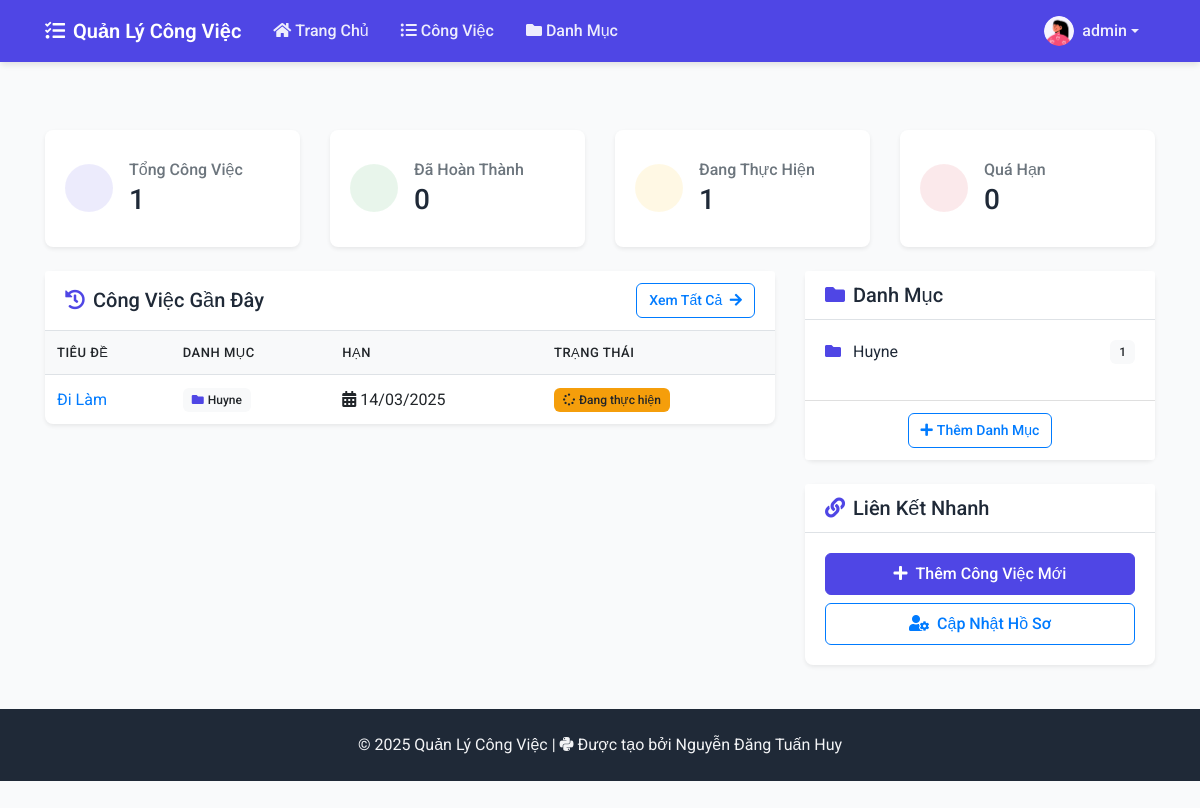
Before: / (signed in) with the older database file.
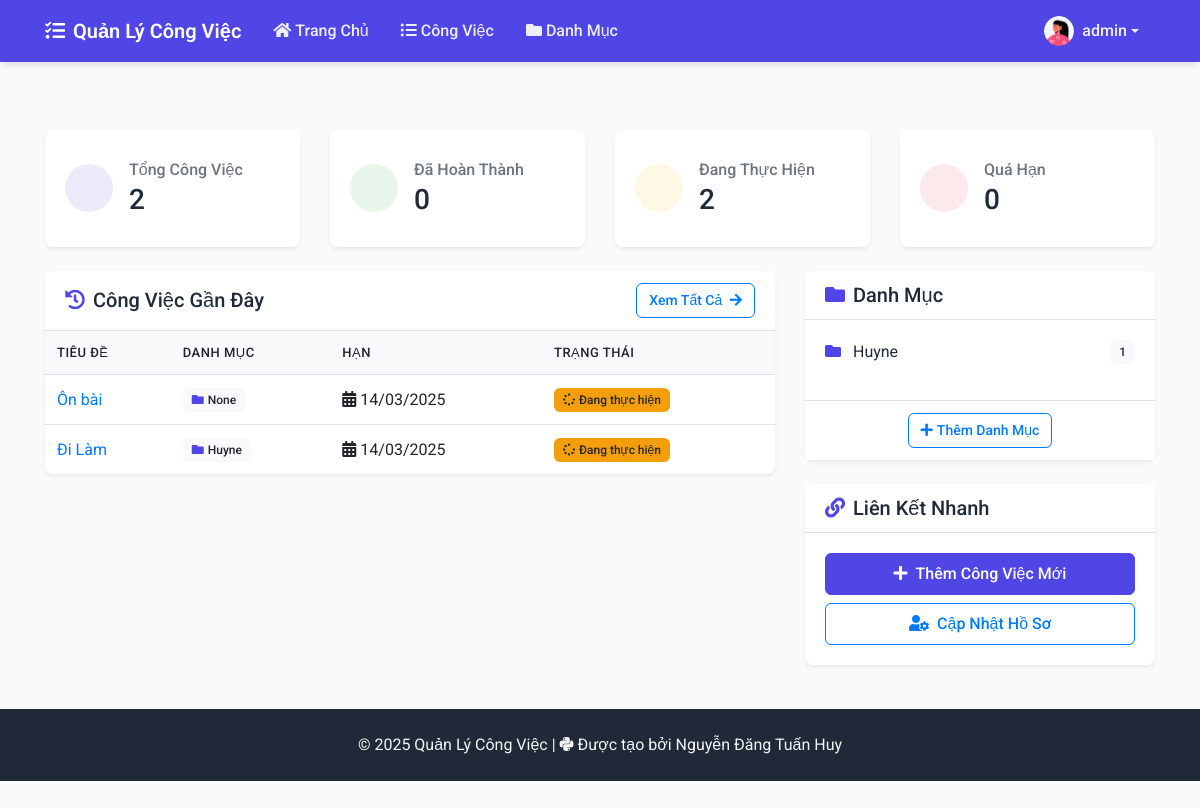
After: the same page with the newer database file.
### tasks/models.py (models this page shows, shortened)
class Task(models.Model):
    STATUS_CHOICES = [
        ('pending', 'Pending'),
        ('in_progress', 'In Progress'),
        ('completed', 'Completed'),
        ('cancelled', 'Cancelled'),
    ]
    title = models.CharField(max_length=200)
    description = models.TextField(blank=True, null=True)
    status = models.CharField(max_length=20, choices=STATUS_CHOICES, default='pending')
    user = models.ForeignKey(User, on_delete=models.CASCADE, related_name='tasks')
    category = models.ForeignKey(Category, on_delete=models.SET_NULL, null=True, blank=True)
    created = models.DateTimeField(auto_now_add=True)
    deadline = models.DateTimeField(null=True, blank=True)
    finished = models.DateTimeField(null=True, blank=True)
    def is_overdue(self):
        if self.deadline and self.status in ['pending', 'in_progress']:
            return timezone.now() > self.deadline
        return False

class Category(models.Model):
    name = models.CharField(max_length=100)
    description = models.TextField(blank=True, null=True)
    user = models.ForeignKey(User, on_delete=models.CASCADE)
    def __str__(self):
        return self.name
    class Meta:
        verbose_name_plural = "Categories"

### tasks/views.py (the view)
# urls.py: path('', views.dashboard, name='dashboard'),
@login_required
def dashboard(request):
    tasks = Task.objects.filter(user=request.user)
    context = {
        'total_tasks': tasks.count(),
        'completed_tasks': tasks.filter(status='completed').count(),
        'pending_tasks': tasks.filter(status__in=['pending', 'in_progress']).count(),
        'overdue_tasks': len([task for task in tasks if task.is_overdue()]),
        'recent_tasks': tasks.order_by('-created')[:5],  # 5 công việc gần đây nhất
        'categories': Category.objects.filter(user=request.user).annotate(
            task_count=models.Count('task')
        ),
        'overdue_tasks_count': request.user.profile.overdue_tasks_count()
    }
    return render(request, 'tasks/dashboard.html', context)

### tasks/context_processors.py (called while the page is built)
def overdue_tasks_count(request):
    if request.user.is_authenticated:
        count = Task.objects.filter(
            user=request.user,
            deadline__lt=timezone.now(),
            status__in=['pending', 'in_progress']
        ).count()
        return {'overdue_tasks_count': count}
    return {'overdue_tasks_count': 0}

### tasks/models.py (called while the page is built)
    def overdue_tasks_count(self):
        return Task.objects.filter(
            user=self.user,
            status__in=['pending', 'in_progress'],
            deadline__lt=timezone.now()
        ).count()

### tasks/templates/tasks/dashboard.html (shortened to what the changed rows need)
{% extends 'tasks/base.html' %}
{% block content %}
<div class="container">
    <div class="row mb-4">
        <div class="col-md-3">
            <div class="card bg-white h-100">
                <div class="card-body d-flex align-items-center">
                    <div>
                        <h6 class="card-title text-muted mb-1">Tổng Công Việc</h6>
                        <h3 class="mb-0">{{ total_tasks }}</h3>
                    </div>
                </div>
            </div>
        </div>
        <div class="col-md-3">
            <div class="card bg-white h-100">
                <div class="card-body d-flex align-items-center">
                    <div>
                        <h6 class="card-title text-muted mb-1">Đang Thực Hiện</h6>
                        <h3 class="mb-0">{{ pending_tasks }}</h3>
                    </div>
                </div>
            </div>
        </div>
    </div>
    <div class="row">
        <div class="col-md-8">
            <div class="card mb-4">
                <div class="card-body p-0">
                    <div class="table-responsive">
                        <table class="table table-hover mb-0">
                            <thead class="bg-light">
                                <tr>
                                    <th scope="col" class="border-0">Tiêu Đề</th>
                                    <th scope="col" class="border-0">Danh Mục</th>
                                    <th scope="col" class="border-0">Hạn</th>
                                    <th scope="col" class="border-0">Trạng Thái</th>
                                </tr>
                            </thead>
                            <tbody>
                                {% for task in recent_tasks %}
                                <tr>
                                    <td>
                                        <a href="{% url 'task-detail' task.id %}" class="text-decoration-none">
                                            {{ task.title }}
                                        </a>
                                    </td>
                                    <td>
                                        <span class="badge badge-light">
                                            <i class="fas fa-folder text-primary mr-1"></i>{{ task.category }}
                                        </span>
                                    </td>
                                    <td>
                                        <span class="{% if task.is_overdue %}text-danger{% endif %}">
                                            <i class="fas fa-calendar-alt mr-1"></i>{{ task.deadline|date:"d/m/Y" }}
                                        </span>
                                    </td>
                                    <td>
                                        {% if task.status == 'completed' %}
                                            <span class="badge badge-success">
                                                <i class="fas fa-check mr-1"></i>Hoàn thành
                                            </span>
                                        {% elif task.status == 'in_progress' %}
                                            <span class="badge badge-warning">
                                                <i class="fas fa-spinner mr-1"></i>Đang thực hiện
                                            </span>
                                        {% elif task.status == 'pending' %}
                                            <span class="badge badge-info">
                                                <i class="fas fa-clock mr-1"></i>Chờ xử lý
                                            </span>
                                        {% else %}
                                            <span class="badge badge-secondary">
                                                <i class="fas fa-ban mr-1"></i>Đã hủy
                                            </span>
                                        {% endif %}
                                    </td>
                                </tr>
                                {% endfor %}
                            </tbody>
                        </table>
                    </div>
                </div>
            </div>
        </div>
        <div class="col-md-4">
            <div class="card mb-4">
                <div class="card-body">
                    {% for category in categories %}
                    <div class="d-flex justify-content-between align-items-center mb-3">
                        <div>
                            <i class="fas fa-folder text-primary mr-2"></i>
                            {{ category.name }}
                        </div>
                        <span class="badge badge-light">{{ category.task_count }}</span>
                    </div>
                    {% empty %}
                    <div class="text-center text-muted py-3">
                        <i class="fas fa-folder-open fa-2x mb-3 d-block"></i>
                        Chưa có danh mục nào
                    </div>
                    {% endfor %}
                </div>
            </div>
        </div>
    </div>
</div>
{% endblock %}

Changed rows visible on the page:
added Task: title "Ôn bài", category "None", deadline "14/03/2025", status "in_progress" (drawn)
Other visible differences:
{{ total_tasks }}: "1" → "2"
{{ pending_tasks }}: "1" → "2"
